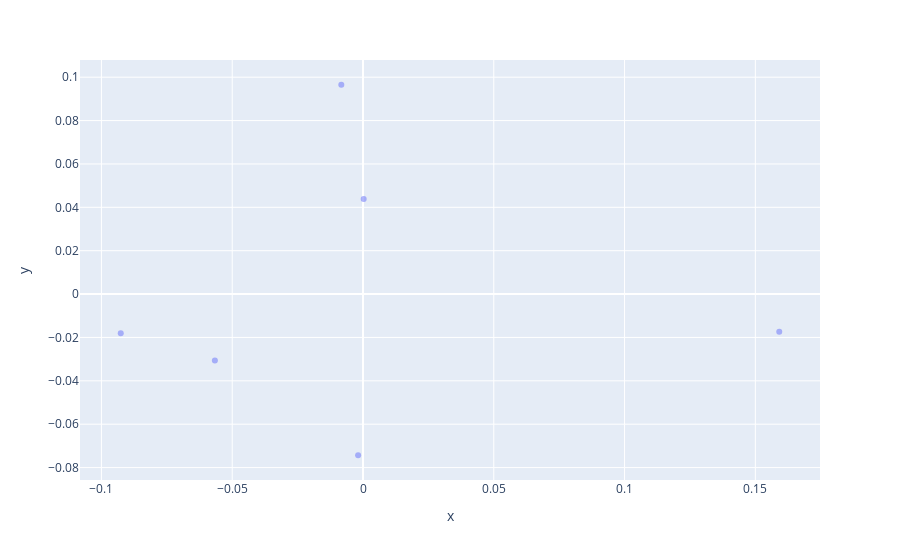

Notebook code for this chart:
### Markdown cell above
### The typical document length is around 400-600 words with a few exceptions. I'll move on to processing for analytics

### Code cell
nlp = spacy.load('en_core_web_md')  # Loads CNN model

doc = list(data['notes']) # Isolating the documents


# Create initial NLP models of full document text

doc_nlp = []
for d in doc:
    doc_nlp.append(nlp(d))

# Strip punctuation, numbers, stop words

doc_strip = []
for i, d_nlp in enumerate(doc_nlp):
    doc_strip.append([tok.text for tok in d_nlp if (tok.is_alpha & (not tok.is_stop))])
    doc_strip[-1] = ' '.join(doc_strip[-1])

# Re-compute NLP on stripped documents

doc_strip_nlp = []
for d in doc_strip:
    doc_strip_nlp.append(nlp(d))

# Build similarity matrix

sim_mat = np.diag([1.0] * len(doc_strip_nlp))
for i in range(0, len(doc_strip_nlp) - 1):
    for j in range(i + 1, len(doc_strip_nlp)):
        sim_mat[i][j] = doc_strip_nlp[i].similarity(doc_strip_nlp[j])
        sim_mat[j][i] = sim_mat[i][j]

print(sim_mat) # Unsuprisingly, the documents are quite similar to eachother. 

# PCA and K Means clustering
pca = PCA(n_components=2)
embeddings_2d = pca.fit_transform(sim_mat) # PCA of similarity matrix
embeddings_df = pd.DataFrame({"x":embeddings_2d[:, 0], "y":embeddings_2d[:, 1]})
fig = px.scatter(embeddings_df, x='x', y='y', opacity=0.5)
fig.show()

# Elbow plot
sse = {}
for k in range(1, 7):
    kmeans = KMeans(n_clusters=k, max_iter=100, n_init=10).fit(embeddings_2d)
    data["clusters"] = kmeans.labels_
    #print(data["clusters"])
    sse[k] = kmeans.inertia_ # Inertia: Sum of distances of samples to their closest cluster center
plt.figure()
plt.plot(list(sse.keys()), list(sse.values()))
plt.xlabel("Number of clusters")
plt.ylabel("SSE")
plt.show()

# Creates clusters
kmeans = KMeans(n_clusters=3, n_init=10)
kmeans.fit(embeddings_2d)

print(kmeans.cluster_centers_)

print(len(kmeans.labels_))

plt.scatter(embeddings_2d[:,0],embeddings_2d[:,1], c=kmeans.labels_, cmap="rainbow")
sns.scatterplot(data=embeddings_2d, x=embeddings_2d[:,0],y=embeddings_2d[:,1],
                hue=kmeans.labels_, linewidth=0, edgecolor="none",
                alpha = .6)

data = embeddings_2d
labels = kmeans.labels_
plt.show()

### Figure 1 — Plotly figure (JSON) as saved in the notebook; plotly's stock layout.template omitted (floating-point values rounded to 4 significant figures)
{"data": [{"hovertemplate": "x=%{x}<br>y=%{y}<extra></extra>", "legendgroup": "", "marker": {"color": "#636efa", "opacity": 0.5, "symbol": "circle"}, "mode": "markers", "name": "", "orientation": "v", "showlegend": false, "type": "scatter", "x": [-0.05662, 0.0002568, -0.001865, 0.1591, -0.09261, -0.008294], "xaxis": "x", "y": [-0.03061, 0.04387, -0.07432, -0.01734, -0.01811, 0.09652], "yaxis": "y"}], "layout": {"legend": {"tracegroupgap": 0}, "margin": {"t": 60}, "xaxis": {"anchor": "y", "domain": [0, 1], "title": {"text": "x"}}, "yaxis": {"anchor": "x", "domain": [0, 1], "title": {"text": "y"}}}}
